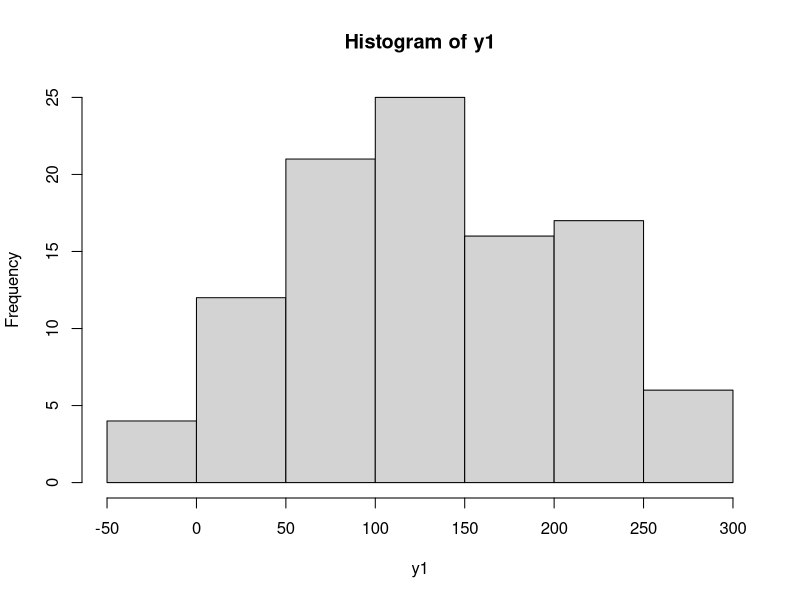
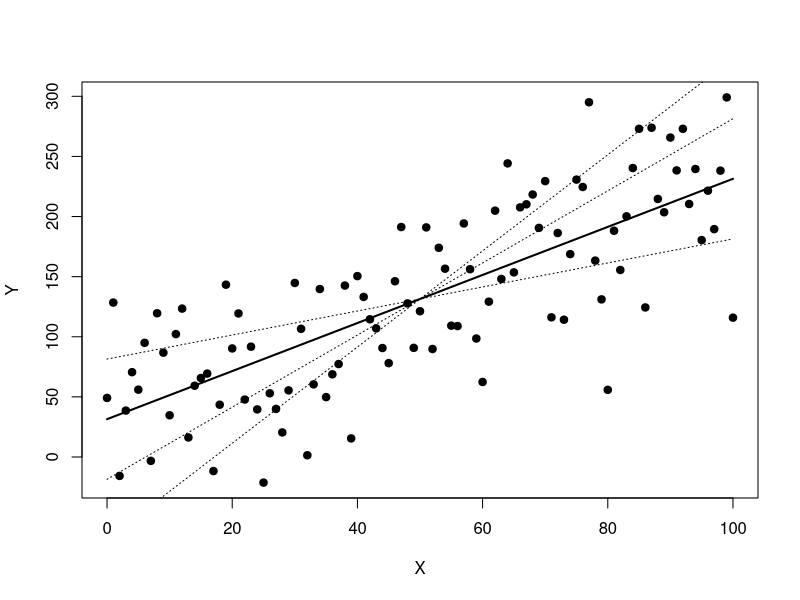
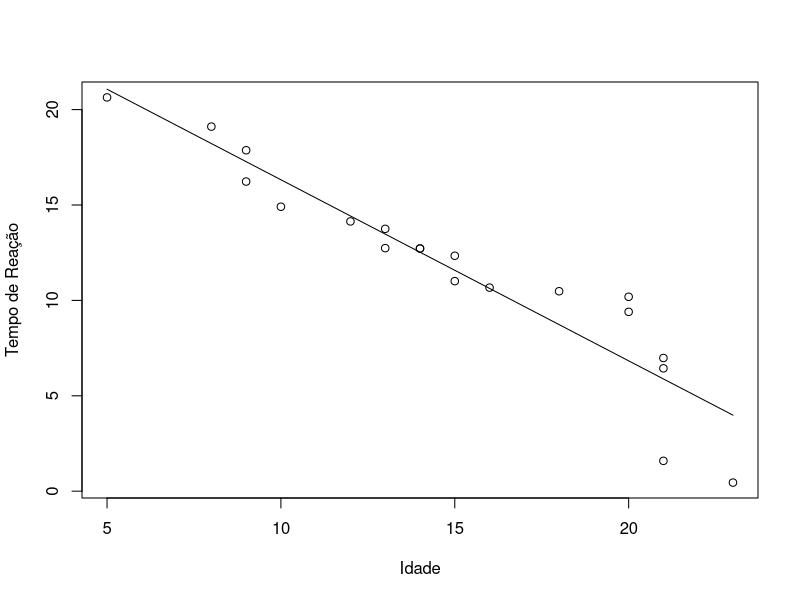
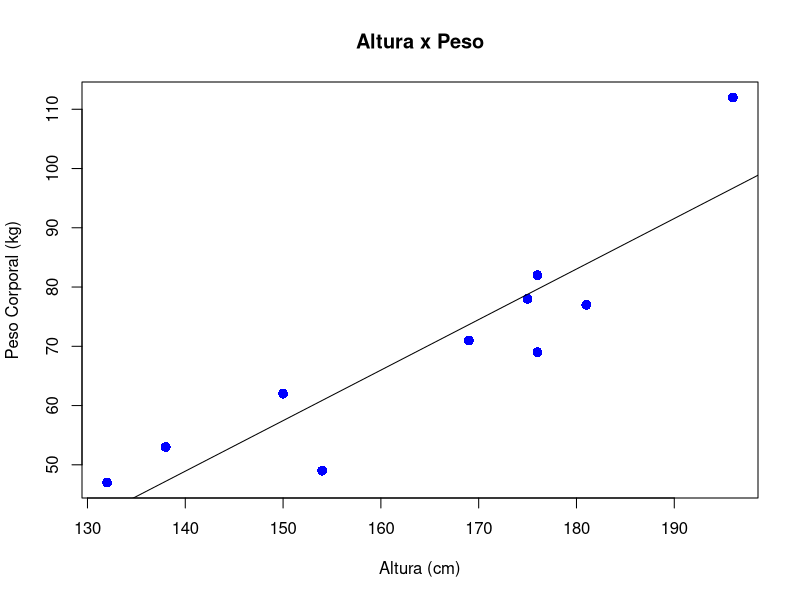
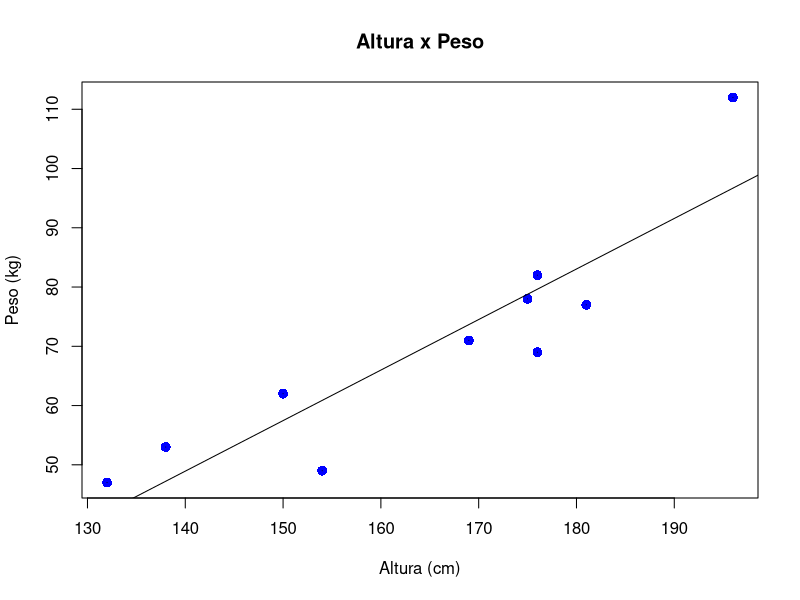
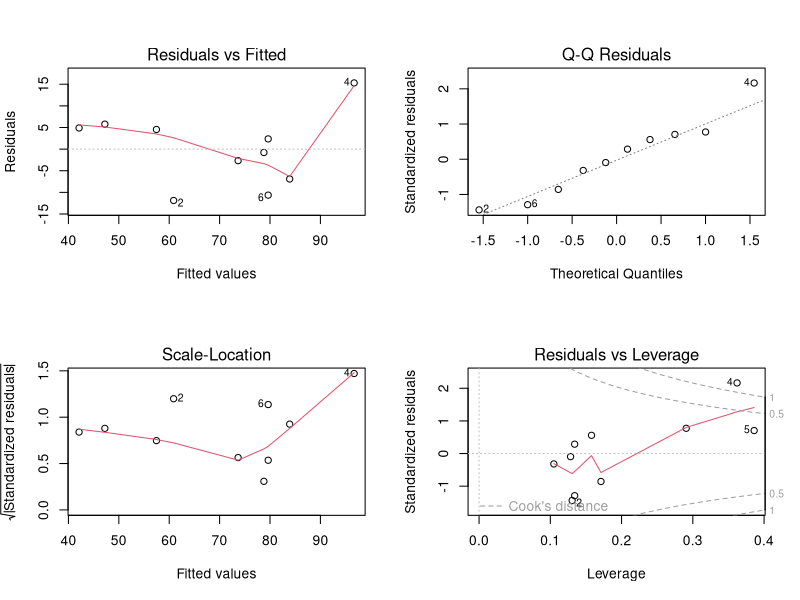

Source code (R) for these figures, in order:
# Solução Lista de Exercícios Parte 1

# Obs: Caso tenha problemas com a acentuação, consulte este link:
# https://support.rstudio.com/hc/en-us/articles/200532197-Character-Encoding

# Configurando o diretório de trabalho
# Coloque entre aspas o diretório de trabalho que você está usando no seu computador
# Não use diretórios com espaço no nome
setwd("C:/FCD/BigDataRAzure/Cap12")
getwd()


## Exercício 1 - Massa de dados aleatória

# Criando a massa de dados (apesar de aleatória, y possui 
# uma relação com os dados de x)
x <- seq(0, 100)
y <- 2 * x + 35

# Imprimindo as variáveis
x
y

# Gerando uma distribuição normal
y1 <- y + rnorm(101, 0, 50)
y1
hist(y1)

# Crie um plot do relacionamento de x e y1
plot(x, y1, pch = 19, xlab = 'X', ylab = 'Y')

# Crie um modelo de regressão para as duas variáveis x e y1
modelo <- lm(y1 ~ x)
modelo
class(modelo)

# Capture os coeficentes
a <- modelo$coefficients[1]
b <- modelo$coefficients[2]

# Fórmula de Regressão
y2 <- a + b*x

# Visualize a linha de regressão
lines(x, y2, lwd = 2)

# Simulando outras possíveis linhas de regressão
y3 <- (y2[51]-50*(b-1))+(b-1)*x
y4 <- (y2[51]-50*(b+1))+(b+1)*x
y5 <- (y2[51]-50*(b+2))+(b+2)*x
lines(x,y3,lty=3)
lines(x,y4,lty=3)
lines(x,y5,lty=3)


## Exercício 2 - Pesquisa sobre idade e tempo de reação

# Criando os dados
Idade <- c(9,13,14,21,15,18,20,8,14,23,16,21,10,12,20,
           9,13,5,15,21)

Tempo <- c(17.87,13.75,12.72,6.98,11.01,10.48,10.19,19.11,
           12.72,0.45,10.67,1.59,14.91,14.14,9.40,16.23,
           12.74,20.64,12.34,6.44)

# Crie um Gráfico de Dispersão (ScatterPlot)
plot(Idade, Tempo, 
     xlab = 'Idade', 
     ylab = 'Tempo de Reação')

# Crie um modelo de regressão
modelo <- lm(Tempo ~ Idade)
modelo

# Calcule a reta de regressão
y <- a + b*x
reta <- 25.8134 - 0.9491 * Idade

# Crie o gráfico da reta
lines(Idade,reta)


# Exercício 3 - Relação entre altura e peso

# Criando os dados
alturas = c(176, 154, 138, 196, 132, 176, 181, 169, 150, 175)
pesos = c(82, 49, 53, 112, 47, 69, 77, 71, 62, 78)

plot(alturas, pesos, pch = 16, cex = 1.3, col = "blue", 
     main = "Altura x Peso", 
     ylab = "Peso Corporal (kg)", 
     xlab = "Altura (cm)")

# Crie o modelo de regressão
modelo <- lm(pesos ~ alturas)

# Visualizando o modelo
modelo
summary(modelo)

# Gere a linha de regressão
abline(-70.4627, 0.8528)

# Faça as previsões de pesos com base na nova lista de alturas
alturas2 = data.frame(c(179, 152, 134, 197, 131, 178, 185, 162, 155, 172))
previsao <- predict(modelo, alturas2)
previsao

# Plot
plot(alturas, pesos, pch = 16, cex = 1.3, 
     col = "blue", 
     main = "Altura x Peso", 
     ylab = "Peso (kg)", 
     xlab = "Altura (cm)")

# Construindo a linha de regressão
abline(lm(pesos ~ alturas)) 

# Obtendo o tamanho de uma das amostras de dados
num <- length(alturas)
num

# Gerando um gráfico com os valores residuais
for (k in 1: num)  
  lines(c(alturas[k], alturas[k]), 
        c(pesos[k], pesos[k]))

# Gerando gráficos com a distribuição dos resíduos
par(mfrow = c(2,2))
plot(modelo)

